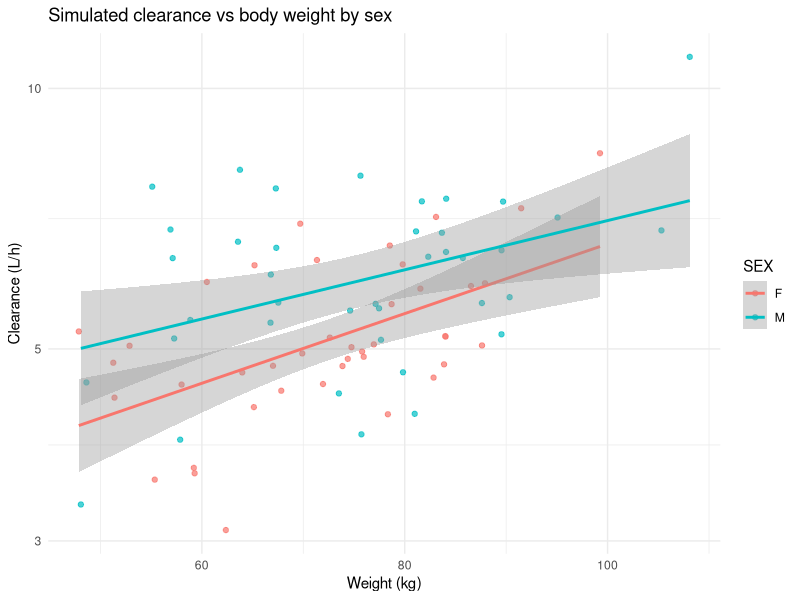

Reproduce this figure in R.
# Covariate Modeling in Population PK
# Extracted executable R code from 30-covariate-modeling.qmd
# Generated by scripts/extract_code.R — do not edit by hand.
# Regenerate: Rscript scripts/extract_code.R   (book repo)
#             Rscript scripts/extract_code.R --standalone   (bundle)
# Working directory: run from the repository root (data/ paths are relative).

# ----------------------------------------------------------------------
# Section: Simulated Data and CL vs Weight Plot
# ----------------------------------------------------------------------
set.seed(20260731)
library(dplyr)
library(ggplot2)

n <- 80
WT <- rnorm(n, mean = 75, sd = 14)
WT <- pmax(WT, 45)
SEX <- sample(c("F", "M"), n, replace = TRUE)

CL_ref <- 5
theta_WT <- 0.008   # log-CL per kg above reference
WT_ref <- 70
theta_SEX <- 0.12     # males higher CL

CL <- CL_ref *
  exp(theta_WT * (WT - WT_ref)) *
  exp(theta_SEX * (SEX == "M")) *
  exp(rnorm(n, 0, 0.20))

dat <- tibble(ID = 1:n, WT, SEX, CL)

ggplot(dat, aes(WT, CL, color = SEX)) +
  geom_point(alpha = 0.7) +
  geom_smooth(method = "lm", se = TRUE, formula = y ~ x) +
  scale_y_log10() +
  labs(
    x = "Weight (kg)", y = "Clearance (L/h)",
    title = "Simulated clearance vs body weight by sex"
  ) +
  theme_minimal()

# ----------------------------------------------------------------------
# Section: Including Covariates in nlmixr2
# ----------------------------------------------------------------------
# [not executed in the book render — optional/heavy example]
# library(nlmixr2)
# 
# one_cpt_wt <- function() {
#   ini({
#     lCL <- log(5)      # typical CL at WT = 70 kg
#     lV  <- log(50)     # typical V at WT = 70 kg
#     tCL_WT <- 0.75     # allometric exponent (fixed or estimated)
#     tV_WT  <- 1.0
#     eta.cl ~ 0.25^2
#     eta.v  ~ 0.20^2
#     prop.sd <- 0.10
#   })
#   model({
#     cl <- exp(lCL + tCL_WT * log(WT / 70) + eta.cl)
#     v  <- exp(lV  + tV_WT  * log(WT / 70) + eta.v)
#     linCmt() ~ prop(prop.sd)
#   })
# }
# 
# # fit <- nlmixr2(one_cpt_wt, sparse_dat, est = "saem")
